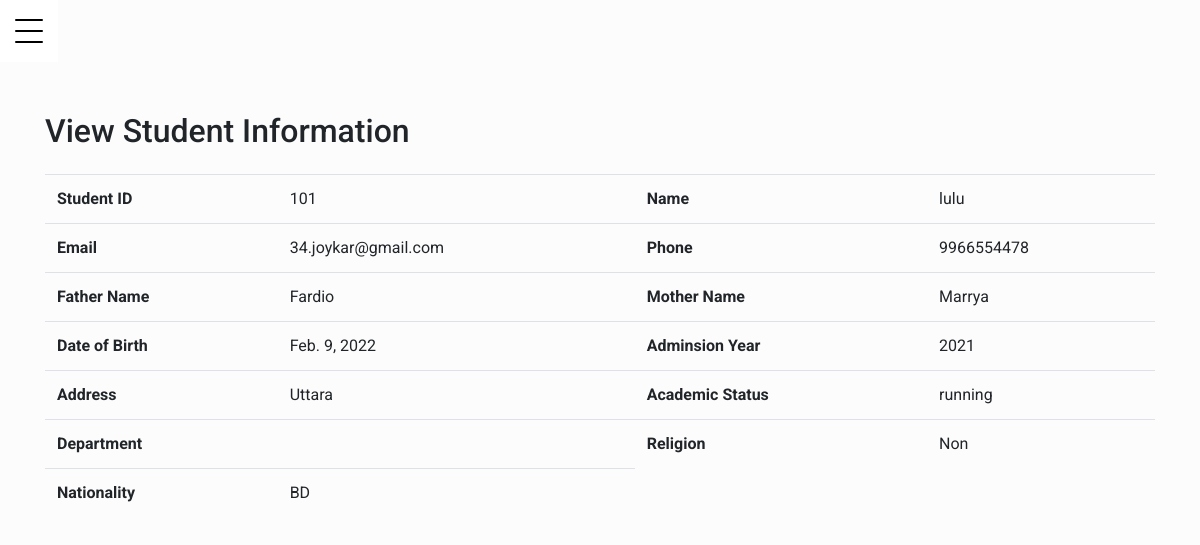
Page /student_portal/ (signed in) on the committed database.
### std_portal/models.py (models this page shows, shortened)
class StudentRegistrationCollage(models.Model):
    ACD_STATUS = (
        ('','Select Status'),
        ('running','Running '),
        ('inactive','Inactive'),
    )
    GROUPS = (
        ('', 'Select Group'),
        ('science', 'Science'),
        ('commerce', 'Business Studies / Commerce'),
        ('arts', 'Humanities / Arts'),
    )
    user = models.OneToOneField(User, on_delete=models.CASCADE, null=True)
    student_id = models.BigIntegerField(null=True, unique=True)
    name = models.CharField(max_length=120, null=True)
    email = models.CharField(max_length=120, null=True)
    phone = models.BigIntegerField(null=True)
    fathername = models.CharField(max_length=120, blank=True, null=True)
    mothername = models.CharField(max_length=120, blank=True, null=True)
    dob = models.DateField(null=True)
    adminsion_year = models.CharField(max_length=50, null=True)
    address = models.TextField(max_length=120, null=True)
    academic_status = models.CharField(max_length=120, null=True, choices=ACD_STATUS)
    group = models.CharField(max_length=120, null=True, choices=GROUPS)
    religion = models.CharField(max_length=120, null=True)
    nationality = models.CharField(max_length=120, null=True)
    profile_picture = models.ImageField(upload_to= 'profile_image', null=True, blank=True)
    class Meta:
        verbose_name = 'Registration (HSC)'
        verbose_name_plural = 'Registration (HSC)'

### std_portal/views.py (the view)
# urls.py: path('',views.index_view,name='home'),
@login_required(login_url='login')
def index_view(request):
    if hasattr(request.user, 'studentregistrationuni' ):
        studentObj = request.user.studentregistrationuni
    elif hasattr(request.user, 'studentregistrationcollage' ):
        studentObj = request.user.studentregistrationcollage
    else:
        return redirect('login')
    context = {
        'studentObj':studentObj
    }
    return render(request,'std_portal/index.html', context)

### std_portal/custom_context_processor.py (called while the page is built)
def get_profile_image(request):
    student = ''
    if hasattr(request.user, 'studentregistrationuni' ):
        student = 'uni'
    elif hasattr(request.user, 'studentregistrationcollage'):
        student = 'clg'
    context = {
        'student': student
    }
    return context

### std_portal/templates/std_portal/index.html
{% extends 'std_portal/base.html' %}
{% load static %}
{% block main %}
<div class="row justify-content-center">
  <div class="col-md-12 mb-3">
    <h2>View Student Information</h2>
  </div>
  <div class="col-md-12 table-responsive">
    <table class="table" style="white-space: nowrap;">
      <tbody>
        <tr>
          <th scope="col">Student ID</th>
          <td>{{ studentObj.student_id }}</td>
          <th scope="col">Name</th>
          <td>{{ studentObj.name }}</td>
        </tr>
        <tr>
          <th scope="col">Email</th>
          <td>{{ studentObj.email }}</td>
          <th scope="col">Phone</th>
          <td>{{ studentObj.phone }}</td>
        </tr>
        <tr>
          <th scope="col">Father Name</th>
          <td>{{ studentObj.fathername }}</td>
          <th scope="col">Mother Name</th>
          <td>{{ studentObj.mothername }}</td>
        </tr>
        <tr>
          <th scope="col">Date of Birth</th>
          <td>{{ studentObj.dob }}</td>
          <th scope="col">Adminsion Year</th>
          <td>{{ studentObj.adminsion_year }}</td>
        </tr>
        <tr>
          <th scope="col">Address</th>
          <td>{{ studentObj.address }}</td>
          <th scope="col">Academic Status</th>
          <td>{{ studentObj.academic_status }}</td>
        </tr>
        <tr>
          <th scope="col">Department</th>
          <td>{{ studentObj.department }}</td>
          <th scope="col">Religion</th>
          <td>{{ studentObj.religion }}</td>
        </tr>
        <tr>
          <th scope="col">Nationality</th>
          <td>{{ studentObj.nationality }}</td>
        </tr>
      </tbody>
    </table>
  </div>
  {% endblock main %}

### static/assets/std_portal/css/style.css (style rules this page uses)
body { font-family: "Roboto", -apple-system, BlinkMacSystemFont, "Segoe UI", Roboto, "Helvetica Neue", Arial, "Noto Sans", sans-serif, "Apple Color Emoji", "Segoe UI Emoji", "Segoe UI Symbol", "Noto Color Emoji"; background-color: #fcfcfc; }
h1, h2, h3, h4, h5, h6, .h1, .h2, .h3, .h4, .h5, .h6 { font-family: "Roboto", -apple-system, BlinkMacSystemFont, "Segoe UI", Roboto, "Helvetica Neue", Arial, "Noto Sans", sans-serif, "Apple Color Emoji", "Segoe UI Emoji", "Segoe UI Symbol", "Noto Color Emoji"; }
body { position: relative; }
body:before { position: fixed; content: ""; z-index: 1; top: 0; left: 0; right: 0; bottom: 0; background-color: rgba(0, 0, 0, 0.25); opacity: 0; visibility: hidden; -webkit-transition: .3s all ease-in-out; transition: .3s all ease-in-out; }

### rows in the picture
StudentRegistrationCollage: student_id "101", name "lulu", email "34.joykar@gmail.com", phone "9966554478", fathername "Fardio", mothername "Marrya", dob "Feb. 9, 2022", adminsion_year "2021", address "Uttara", academic_status "running", religion "Non", nationality "BD"
